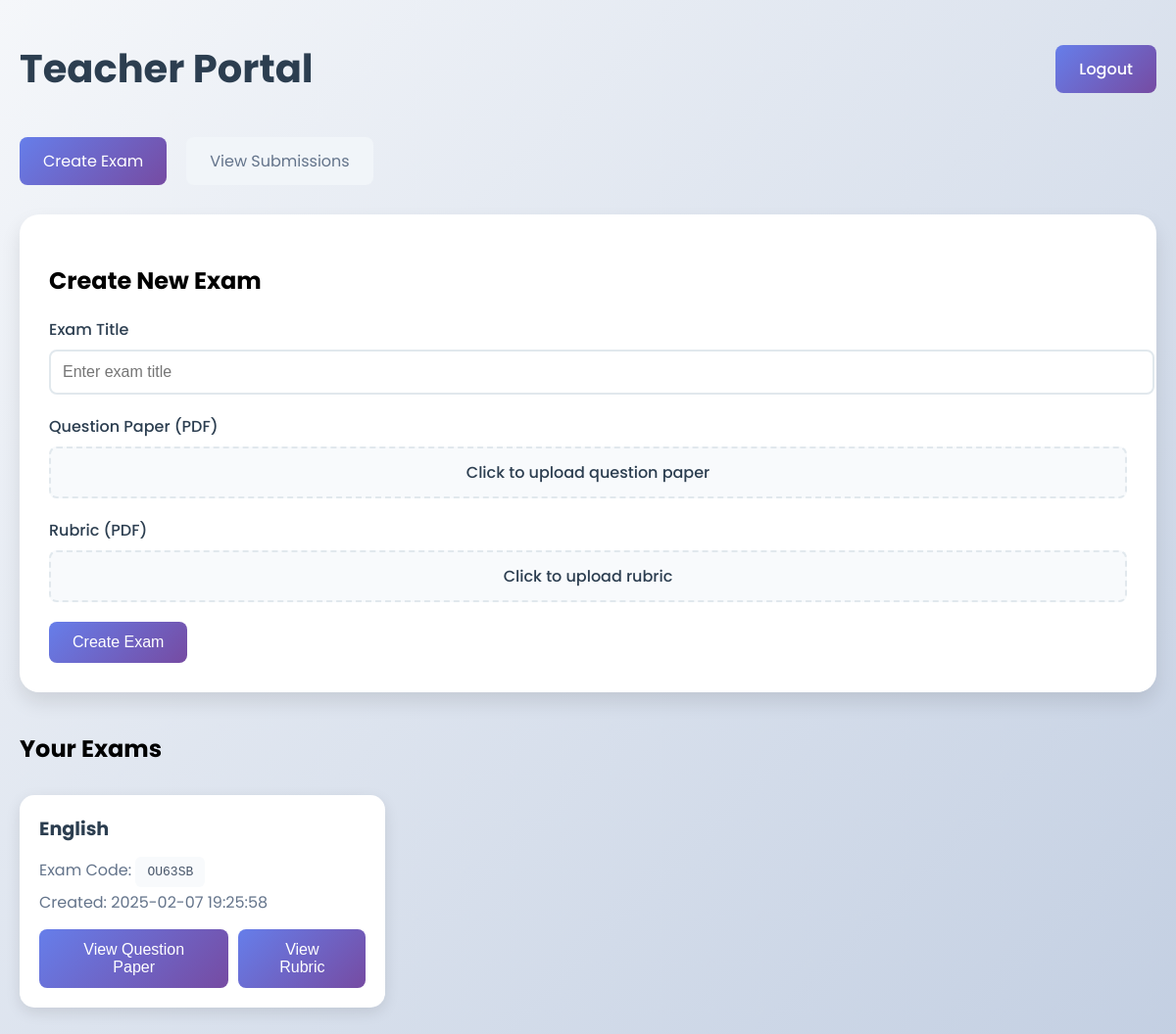
Page /teacher (signed in) on the committed database.
### models.py (models this page shows)
class Exam(db.Model):
    id = db.Column(db.Integer, primary_key=True)
    title = db.Column(db.String(100), nullable=False)
    teacher_id = db.Column(db.Integer, db.ForeignKey('user.id'), nullable=False)
    question_paper_urls = db.Column(db.JSON, nullable=False)  # Store array of URLs
    rubric_urls = db.Column(db.JSON, nullable=False)  # Store array of URLs
    exam_code = db.Column(db.String(10), unique=True, nullable=False)
    created_at = db.Column(db.DateTime, server_default=db.func.now())
    submissions = db.relationship('Submission', backref='exam', lazy=True)

### app.py (the view, shortened to what this page needs)
@app.route('/teacher', methods=['GET', 'POST'])
@login_required(role='teacher')
def teacher_page():
    submissions = (Submission.query
                  .join(Exam)
                  .join(User, Submission.student_id == User.id)
                  .filter(Exam.teacher_id == session['user_id'])
                  .order_by(Submission.submitted_at.desc())
                  .all())
    exams = Exam.query.filter_by(teacher_id=session['user_id']).all()
    return render_template('teacher.html', exams=exams, submissions=submissions)

### app.py (called while the page is built)
def login_required(role=None):
    def decorator(f):
        @wraps(f)
        def decorated_function(*args, **kwargs):
            if 'user_id' not in session:
                return redirect(url_for('login_page'))
            if role and session.get('role') != role:
                flash('Unauthorized access')
                return redirect(url_for('index'))
            return f(*args, **kwargs)
        return decorated_function
    return decorator

### templates/teacher.html (shortened to what this page needs)
<!DOCTYPE html>
<html>
<head>
</head>
<body>
    <div class="container">
        <div class="header">
            <h1>Teacher Portal</h1>
            <a href="{{ url_for('logout') }}" class="button logout-btn">Logout</a>
        </div>
        <div class="tabs">
            <div class="tab active" onclick="switchTab('create-exam')">Create Exam</div>
            <div class="tab" onclick="switchTab('view-submissions')">View Submissions</div>
        </div>
        <div id="create-exam" class="tab-content active">
            <div class="form-container">
                <h2>Create New Exam</h2>
                <form method="POST" enctype="multipart/form-data">
                    <div class="form-group">
                        <label for="title">Exam Title</label>
                        <input type="text" id="title" name="title" required placeholder="Enter exam title">
                    </div>
                    <div class="form-group">
                        <label for="question_paper">Question Paper (PDF)</label>
                        <div class="file-input-container">
                            <label class="file-input-label">
                                <span>Click to upload question paper</span>
                            </label>
                        </div>
                    </div>
                    <div class="form-group">
                        <label for="rubric_file">Rubric (PDF)</label>
                        <div class="file-input-container">
                            <label class="file-input-label">
                                <span>Click to upload rubric</span>
                            </label>
                        </div>
                    </div>
                    <button type="submit" class="button">Create Exam</button>
                </form>
            </div>
            <h2>Your Exams</h2>
            <div class="exam-list">
                {% for exam in exams %}
                    <div class="exam-item">
                        <h3>{{ exam.title }}</h3>
                        <p>Exam Code: <span class="exam-code">{{ exam.exam_code }}</span></p>
                        <p>Created: {{ exam.created_at.strftime('%Y-%m-%d %H:%M:%S') }}</p>
                        <div class="exam-links">
                            <div class="dropdown">
                                <button class="button dropdown-toggle">View Question Paper</button>
                            </div>
                            <div class="dropdown">
                                <button class="button dropdown-toggle">View Rubric</button>
                            </div>
                        </div>
                    </div>
                {% endfor %}
            </div>
        </div>
    </div>
</body>
</html>

### templates/teacher.html (style rules this page uses)
body { font-family: 'Poppins', sans-serif; margin: 0; padding: 0; min-height: 100vh; background: linear-gradient(135deg, #f5f7fa 0%, #c3cfe2 100%); }
.container { max-width: 1200px; margin: 0 auto; padding: 40px 20px; }
.header { display: flex; justify-content: space-between; align-items: center; margin-bottom: 40px; }
h1 { color: #2c3e50; margin: 0; font-size: 2.5em; }
.form-container { background: white; padding: 30px; border-radius: 20px; box-shadow: 0 10px 20px rgba(0,0,0,0.1); margin-bottom: 40px; }
.form-group { margin-bottom: 20px; }
label { display: block; margin-bottom: 8px; color: #2c3e50; font-weight: 500; }
input, select { width: 100%; padding: 12px; border: 2px solid #e1e8ed; border-radius: 8px; font-size: 16px; transition: border-color 0.3s ease; }
.button { padding: 12px 24px; background: linear-gradient(135deg, #667eea 0%, #764ba2 100%); color: white; border: none; border-radius: 8px; font-size: 16px; font-weight: 500; cursor: pointer; transition: transform 0.3s ease, box-shadow 0.3s ease; }
.exam-list { display: grid; grid-template-columns: repeat(auto-fill, minmax(300px, 1fr)); gap: 20px; margin-top: 30px; }
.exam-item { background: white; padding: 20px; border-radius: 15px; box-shadow: 0 5px 15px rgba(0,0,0,0.1); transition: transform 0.3s ease; }
.exam-item h3 { color: #2c3e50; margin-top: 0; margin-bottom: 15px; font-size: 1.2em; }
.exam-item p { color: #64748b; margin: 8px 0; }
.exam-code { background: #f8fafc; padding: 8px 12px; border-radius: 6px; font-family: monospace; color: #475569; }
.exam-links { margin-top: 15px; display: flex; gap: 10px; }
.logout-btn { text-decoration: none; }
.file-input-container { position: relative; margin-bottom: 15px; }
.file-input-label { display: block; padding: 12px; background: #f8fafc; border: 2px dashed #e1e8ed; border-radius: 8px; text-align: center; cursor: pointer; transition: all 0.3s ease; }
.tabs { display: flex; gap: 20px; margin-bottom: 30px; }
.tab { padding: 12px 24px; background: #f1f5f9; border-radius: 8px; color: #64748b; cursor: pointer; transition: all 0.3s ease; }
.tab.active { background: linear-gradient(135deg, #667eea 0%, #764ba2 100%); color: white; }
.tab-content { display: none; }
.tab-content.active { display: block; }
.dropdown { position: relative; display: inline-block; }

### rows in the picture
Exam: title "English", exam_code "OU63SB", created_at "2025-02-07 19:25:58"
